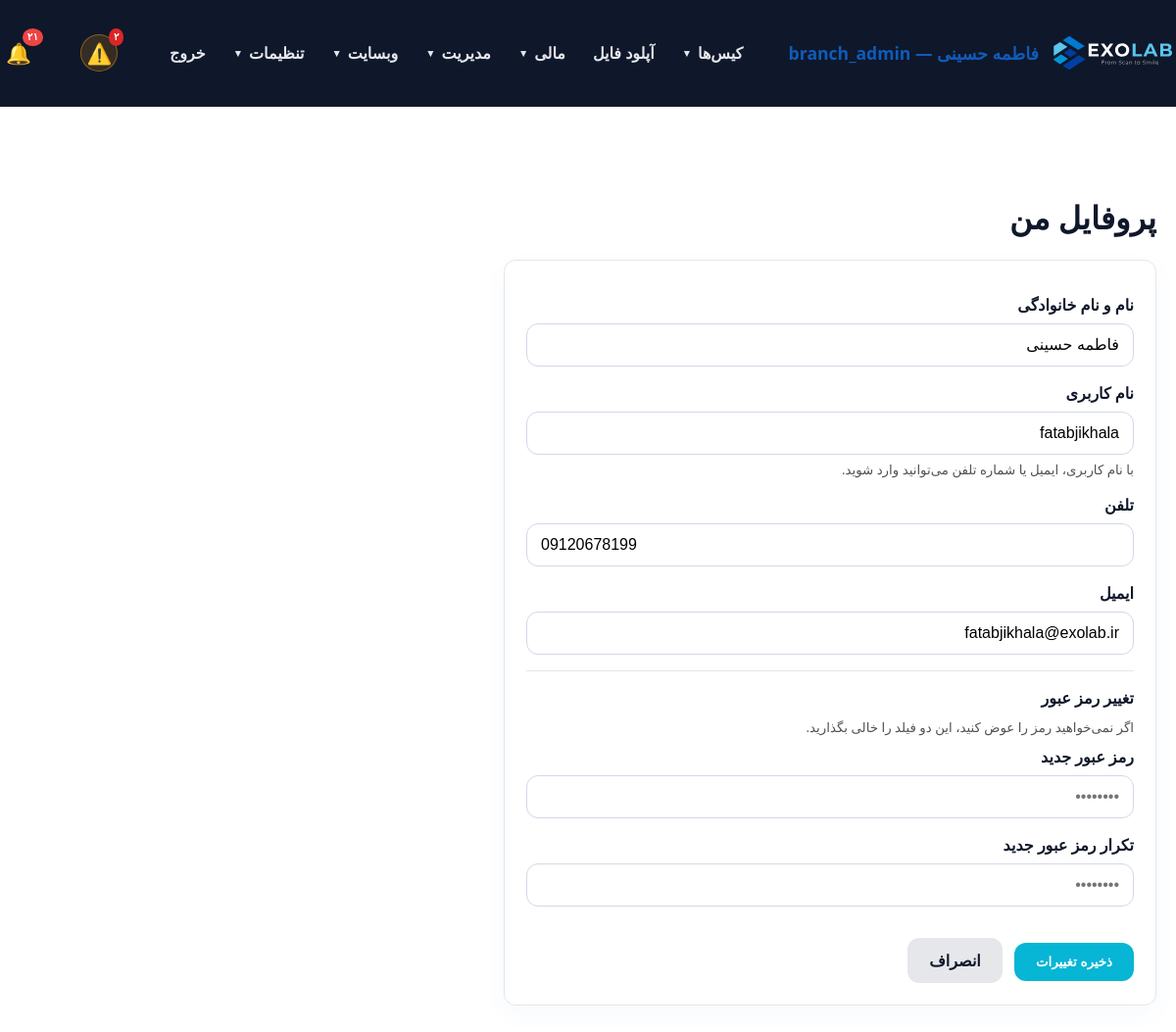
The app's page /panel/my_profile.php (signed in) with its own data.
### tables this page shows
CREATE TABLE `users` (
  `id` int(11) NOT NULL AUTO_INCREMENT,
  `username` varchar(100) NOT NULL,
  `password_hash` varchar(255) NOT NULL,
  `full_name` varchar(255) NOT NULL,
  `email` varchar(255) DEFAULT NULL,
  `phone` varchar(20) DEFAULT NULL,
  `role` enum('admin','doctor','staff','secretary','designer','technician','operator','powder','courier','finance','outsource_lab','customer_lab','partner_lab','clinic','branch_admin') NOT NULL DEFAULT 'staff',
  `branch_id` int(11) DEFAULT NULL,
  `clinic_id` int(11) DEFAULT NULL,
  `lab_id` int(11) DEFAULT NULL,
  `is_designer` tinyint(1) NOT NULL DEFAULT 0,
  `is_default_designer` tinyint(1) NOT NULL DEFAULT 0,
  `active` tinyint(1) DEFAULT 1,
  `last_login` datetime DEFAULT NULL,
  `created_at` datetime DEFAULT current_timestamp(),
  `updated_at` datetime DEFAULT current_timestamp() ON UPDATE current_timestamp(),
  `notes` text DEFAULT NULL,
  PRIMARY KEY (`id`),
  UNIQUE KEY `username` (`username`),
  KEY `idx_users_clinic_id` (`clinic_id`),
  KEY `idx_users_is_designer` (`is_designer`),
  CONSTRAINT `fk_users_clinic` FOREIGN KEY (`clinic_id`) REFERENCES `users` (`id`) ON DELETE SET NULL ON UPDATE CASCADE
);

### panel/db.php (called while the page is built, shortened)
<?php
function db() {
    static $pdo = null;
    if ($pdo === null) {
        try {
            $pdo = Connection::getInstance();
        } catch (Throwable $e) {
            $dbFailMsg = 'db connection failed: ' . $e->getMessage();
            if (function_exists('exolab_log_throttled')) {
                exolab_log_throttled('db_connect_failed', $dbFailMsg, 60);
            } else {
                error_log($dbFailMsg);
            }
            try {
                Connection::reset();
                usleep(150000);
                $pdo = Connection::getInstance();
            } catch (Throwable $e2) {
                $dbFailMsg2 = 'db connection retry failed: ' . $e2->getMessage();
                if (function_exists('exolab_log_throttled')) {
                    exolab_log_throttled('db_connect_failed_retry', $dbFailMsg2, 60);
                } else {
                    error_log($dbFailMsg2);
                }
                dbConnectionFailedResponse();
            }
        }
    }
    return $pdo;
}
function canManageScanAppointments(?array $user = null): bool {
    $user = $user ?: (function_exists('current_user') ? current_user() : null);
    $role = (string) ($user['role'] ?? '');
    if (in_array($role, ['admin', 'branch_admin', 'technician', 'secretary', 'staff'], true)) return true;
    return false;
}
function canViewScanBodyLibrary(?array $user = null): bool {
    $user = $user ?: (function_exists('current_user') ? current_user() : null);
    if (is_admin()) return true;
    return false;
}
function importantNotificationTypes(): array {
    return ['status', 'status_change', 'comment'];
}
function notificationTypesSql(array $types): string {
    return implode(',', array_fill(0, count($types), '?'));
}
function getUnreadNotificationCount(int $userId): int {
    $stmt = db()->prepare('SELECT COUNT(*) FROM notifications WHERE user_id = ? AND is_read = 0');
    $stmt->execute([$userId]);
    return (int) $stmt->fetchColumn();
}
function getUnreadImportantNotificationCount(int $userId): int {
    $types = importantNotificationTypes();
    $sql = 'SELECT COUNT(*) FROM notifications WHERE user_id = ? AND is_read = 0 AND type IN (' . notificationTypesSql($types) . ')';
    $stmt = db()->prepare($sql);
    $stmt->execute(array_merge([$userId], $types));
    return (int) $stmt->fetchColumn();
}

### includes/helpers.php (called while the page is built, shortened)
<?php
function toPersianDigits($input) {
    $numbers = ['0','1','2','3','4','5','6','7','8','9'];
    $persian = ['۰','۱','۲','۳','۴','۵','۶','۷','۸','۹'];
    return str_replace($numbers, $persian, $input);
}

### panel/my_profile.php (the view, shortened to what this page needs)
<?php
require_once __DIR__ . '/auth.php';
require_login();
$user = current_user();
$targetId = !empty($_GET['id']) ? (int) $_GET['id'] : (int) $user['id'];
$stmt = db()->prepare('SELECT id, username, full_name, email, phone, role, active FROM users WHERE id = ? LIMIT 1');
$stmt->execute([$targetId]);
$profile = $stmt->fetch();
$isSelf = ((int) $profile['id'] === (int) $user['id']);
panel_layout_start($isSelf ? 'پروفایل من' : 'ویرایش پروفایل پزشک');
?>
<div class="form-card" style="max-width:620px;">
    <form method="post" action="save_my_profile.php">
        <div class="form-group">
            <label for="full_name">نام و نام خانوادگی</label>
            <input type="text" id="full_name" name="full_name" value="<?= htmlspecialchars($profile['full_name'] ?? '') ?>" required>
        </div>
        <div class="form-group">
            <label for="username">نام کاربری</label>
            <input type="text" id="username" name="username" value="<?= htmlspecialchars($profile['username'] ?? '') ?>" required autocomplete="username">
            <small style="display:block; margin-top:6px; color:#525252;">با نام کاربری، ایمیل یا شماره تلفن می‌توانید وارد شوید.</small>
        </div>
        <div class="form-group">
            <label for="phone">تلفن</label>
            <input type="tel" id="phone" name="phone" value="<?= htmlspecialchars($profile['phone'] ?? '') ?>" autocomplete="tel">
        </div>
        <div class="form-group">
            <label for="email">ایمیل</label>
            <input type="email" id="email" name="email" value="<?= htmlspecialchars($profile['email'] ?? '') ?>" autocomplete="email">
        </div>
        <hr style="margin:16px 0; border:none; border-top:1px solid #e5e7eb;">
        <h4 style="margin:0 0 10px;">تغییر رمز عبور</h4>
        <small style="display:block; margin-bottom:10px; color:#525252;">اگر نمی‌خواهید رمز را عوض کنید، این دو فیلد را خالی بگذارید.</small>
        <div class="form-group">
            <label for="new_password">رمز عبور جدید</label>
            <input type="password" id="new_password" name="new_password" placeholder="••••••••" autocomplete="new-password">
        </div>
        <div class="form-group">
            <label for="confirm_password">تکرار رمز عبور جدید</label>
            <input type="password" id="confirm_password" name="confirm_password" placeholder="••••••••" autocomplete="new-password">
        </div>
        <button type="submit" class="btn" style="background:#06B6D4; color:#fff;">ذخیره تغییرات</button>
        <a href="dashboard.php" class="btn" style="background:#E5E7EB; color:#0F172A; margin-right:8px;">انصراف</a>
    </form>
</div>
<?php panel_layout_end();

### panel/auth.php (shortened to what this page needs)
<?php
require_once __DIR__ . '/db.php';
require_once __DIR__ . '/../includes/helpers.php';
function current_user() {
    static $user = null;
    if ($user !== null) return $user;
    $stmt = db()->prepare('SELECT * FROM users WHERE id = ? AND active = 1 LIMIT 1');
    $stmt->execute([(int)$_SESSION[USER_SESSION_KEY]]);
    $user = $stmt->fetch();
    return $user;
}
function is_logged_in() {
    return current_user() !== null;
}
function has_role($role) {
    $user = current_user();
    return $user && $user['role'] === $role;
}
function is_admin(): bool {
    $user = current_user();
    return $user['role'] === 'admin' || $user['role'] === 'branch_admin';
}
function is_root_admin(): bool {
    $user = current_user();
    return $user && $user['role'] === 'admin';
}
function has_permission($permission) {
    $user = current_user();
    $perms = $GLOBALS['role_permissions'][$user['role']] ?? [];
    return in_array('*', $perms) || in_array($permission, $perms);
}
function require_login() {
    if (!is_logged_in()) {
        $target = getLoginRedirectUrl();
        if ($target !== '') {
            $_SESSION['login_redirect'] = $target;
        }
        header('Location: login.php');
        exit;
    }
}
function panel_layout_start($title = 'پنل مدیریت') {
    $user = current_user();
    ?>
    <!DOCTYPE html>
    <html lang="fa" dir="rtl">
    <head>
        <link rel="stylesheet" href="../assets/css/style.css">
        <link rel="stylesheet" href="../assets/css/datatables.min.css">
    </head>
    <body>
    <header class="site-header">
        <div class="container" style="justify-content: space-between;">
            <a class="brand" href="dashboard.php">
                <img src="../assets/icons/EXOLAB_LOGO_HORIZENTAL.svg" alt="EXOLAB" class="site-logo">
                <span><?= $user ? htmlspecialchars($user['full_name']) . ' — ' . $user['role'] : 'پنل' ?></span>
            </a>
            <nav class="site-nav" id="siteNav">
                <?php
                $navCanCases  = has_permission('view_all_cases') || has_permission('view_own_cases') || has_permission('view_assigned_cases') || has_permission('view_clinic_cases') || has_role('designer');
                $navCanUpload = $user && in_array($user['role'] ?? '', ['doctor', 'designer', 'admin', 'branch_admin', 'clinic', 'lab', 'outsource_lab', 'customer_lab', 'partner_lab'], true);
                $navCanInv    = has_permission('view_invoices') || has_permission('view_clinic_invoices') || has_permission('view_own_invoices') || is_admin();
                $navCanPay    = has_permission('view_own_payments') || has_permission('view_clinic_payments') || has_permission('view_payments') || is_admin();
                $navIsAdmin   = is_admin();
                $navIsRoot    = is_root_admin();
                ?>
                <?php if ($navCanCases): ?>
                    <div class="nav-group">
                        <button type="button" class="nav-group-toggle" onclick="toggleNavGroup(this)">کیس‌ها <span class="caret">▼</span></button>
                    </div>
                <?php endif; ?>
                <?php if ($navCanUpload): ?>
                    <a class="nav-link" href="uploads.php">آپلود فایل</a>
                <?php endif; ?>
                <?php if ($navCanInv || $navCanPay || $navIsAdmin): ?>
                    <div class="nav-group">
                        <button type="button" class="nav-group-toggle" onclick="toggleNavGroup(this)">مالی <span class="caret">▼</span></button>
                    </div>
                <?php endif; ?>
                <?php if ($navIsAdmin): ?>
                    <div class="nav-group">
                        <button type="button" class="nav-group-toggle" onclick="toggleNavGroup(this)">مدیریت <span class="caret">▼</span></button>
                    </div>
                    <div class="nav-group">
                        <button type="button" class="nav-group-toggle" onclick="toggleNavGroup(this)">وبسایت <span class="caret">▼</span></button>
                    </div>
                <?php endif; ?>
                <?php if ($navIsRoot || $user): ?>
                    <div class="nav-group">
                        <button type="button" class="nav-group-toggle" onclick="toggleNavGroup(this)">تنظیمات <span class="caret">▼</span></button>
                    </div>
                <?php endif; ?>
                <a class="nav-link" href="logout.php">خروج</a>
            </nav>
            <?php if ($user): $notifCount = getUnreadNotificationCount($user['id']); $notifImportantCount = getUnreadImportantNotificationCount($user['id']); ?>
                <a href="notifications.php?scope=important" class="notif-bell notif-bell-important" title="اعلان‌های مهم (کامنت جدید و تغییر وضعیت)" aria-label="اعلان‌های مهم" style="position:relative; margin-right:6px;">
                    <span class="notif-bell-icon" style="font-size:1.3rem;">⚠️</span>
                    <?php if ($notifImportantCount > 0): ?>
                        <span class="notif-bell-badge badge-important"><?= toPersianDigits($notifImportantCount > 99 ? '99+' : $notifImportantCount) ?></span>
                    <?php endif; ?>
                </a>
                <a href="notifications.php" class="notif-bell" title="همهٔ اعلان‌ها" aria-label="همهٔ اعلان‌ها" style="position:relative; margin-right:10px;">
                    <span class="notif-bell-icon" style="font-size:1.3rem;">🔔</span>
                    <?php if ($notifCount > 0): ?>
                        <span class="notif-bell-badge badge-normal"><?= toPersianDigits($notifCount > 99 ? '99+' : $notifCount) ?></span>
                    <?php endif; ?>
                </a>
            <?php endif; ?>
        </div>
    </header>
    <main class="section">
        <div class="container">
            <h2><?= htmlspecialchars($title) ?></h2>
    <?php
}
function panel_layout_end() {
    ?>
        </div>
    </main>
    </body>
    </html>
    <?php
}

### assets/css/style.css (style rules this page uses)
body { margin: 0; font-family: 'Segoe UI', Tahoma, Geneva, Verdana, sans-serif; background: #FFFFFF; color: #0F172A; direction: rtl; text-align: right; }
a { color: #0f5cba; text-decoration: none; }
.container { max-width: 1900px; margin: 0 auto; padding: 0 20px; }
.site-header { background: #0F172A; color: #ffffff; position: sticky; top: 0; z-index: 10; border-bottom: 1px solid rgba(255, 255, 255, 0.06); }
.site-header .container { display: flex; align-items: center; justify-content: space-between; flex-wrap: wrap; gap: 12px; padding: 18px 0; }
.brand { display: flex; align-items: center; gap: 12px; font-size: 1.1rem; font-weight: 700; }
.site-logo { height: 72px; display: inline-block; }
.site-nav { display: flex; align-items: center; gap: 4px; flex-wrap: wrap; }
.site-nav a, .nav-group-toggle { color: #E5E7EB; font-weight: 600; }
.nav-link { padding: 9px 12px; border-radius: 8px; text-decoration: none; transition: background .15s; }
.notif-bell { display: inline-flex; align-items: center; justify-content: center; width: 38px; height: 38px; border-radius: 50%; transition: background .15s, transform .15s; }
.notif-bell-icon { display: inline-block; line-height: 1; transition: transform .15s; }
.notif-bell-important { background: rgba(245, 158, 11, 0.16); box-shadow: inset 0 0 0 1px rgba(245, 158, 11, 0.45); }
.notif-bell-important .notif-bell-icon { color: #FBBF24; }
.notif-bell-badge { position: absolute; top: -6px; right: -6px; color: #fff; font-size: 0.65rem; padding: 1px 5px; border-radius: 50%; font-weight: bold; line-height: 1.5; }
.notif-bell-badge.badge-important { background: #dc2626; }
.notif-bell-badge.badge-normal { background: #ef4444; }
.nav-group { position: relative; }
.nav-group-toggle { background: transparent; border: none; padding: 9px 12px; border-radius: 8px; cursor: pointer; font-size: 1rem; display: inline-flex; align-items: center; gap: 6px; font-family: inherit; }
.nav-group-toggle .caret { font-size: 0.65rem; transition: transform .2s; }
.btn { display: inline-block; background: #06B6D4; color: #0F172A; padding: 12px 22px; border-radius: 12px; margin-top: 16px; font-weight: 700; text-decoration: none; }
.section { padding: 64px 0; }
.section h2 { margin-bottom: 22px; font-size: 2rem; }
.card, .price-card, .form-card, .placeholder, .empty { background: #fff; border: 1px solid #E5E7EB; padding: 22px; border-radius: 12px; box-shadow: 0 8px 24px rgba(15, 92, 186, 0.04); }
form { margin-top: 12px; }
.form-group { margin-bottom: 16px; }
label { display: block; margin-bottom: 8px; font-weight: 700; }
input, textarea, select { width: 100%; padding: 12px 14px; border: 1px solid #d2d8e7; border-radius: 12px; font-size: 1rem; box-sizing: border-box; }
button { background: #0f5cba; color: #fff; border: none; border-radius: 12px; padding: 13px 20px; font-weight: 700; cursor: pointer; }

### records on screen
users: full_name "فاطمه حسینی", role "branch_admin", username "fatabjikhala", phone "09120678199", email "fatabjikhala@exolab.ir"

### other values on screen
toPersianDigits($notifCount > 99 ? '99+' : $notifCount) "۲۱"
$title "پروفایل من"
